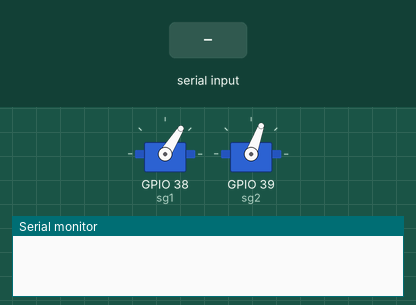
Simulated run of this sketch. Board: ESP32. On the bench: 2 × servo, the last lines printed to the serial monitor. The test bench sets the inputs (shaded band).

Above: at 1.2 s.
1.3 s: "90 45\n" received over Serial
At 2.8 s:
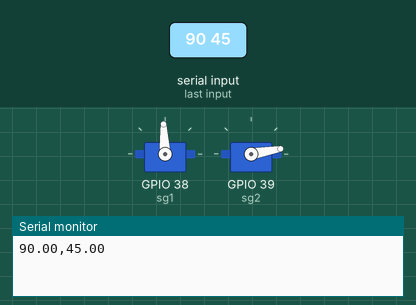
3.2 s: "30 150\n" received over Serial
At 4.6 s:
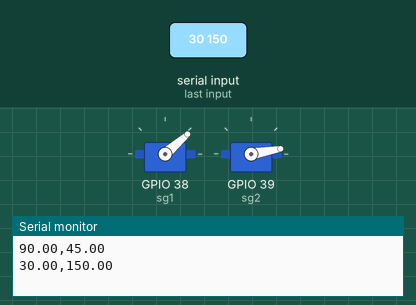
5.0 s: "1 90\n" received over Serial
At 5.6 s:
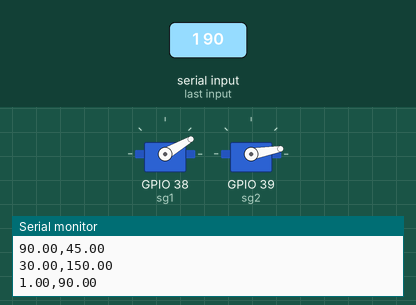
6.5 s: "90 45\n" received over Serial
At 6.9 s:
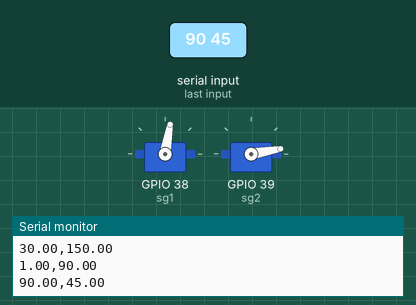
8.4 s: "1 90 45\n" received over Serial
At 9.6 s:
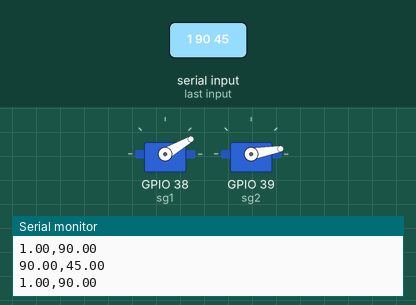
Timing chart, 0 to 11.3 s (numbered marks = the images above; inputs shaded):
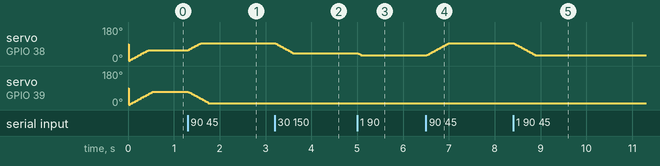

The sketch:

Mini_Arm_IK_ESP.ino
```cpp
#include <ESP32Servo.h>

Servo sg1, sg2;

const float spdArm = 1;

const float spdLin = 2;
const unsigned int moveDelay = 15;

const double len1 = 15.5, len2 = 14;
const int LIMIT1[] = {30, 135};
const int LIMIT2[] = {10, 135};
const double a2Offs = 10, a1Offs = -60;

double ang1, ang2;
double cAng1, cAng2;

double targetPX = 21.4, targetPY = 13.8;

long timer;

void setup() {
  Serial.begin(9600);

  sg1.attach(38);
  sg2.attach(39);
}

void loop() {
  getUserInput();

  setIK(targetPX, targetPY);

  ang1 = constrain(ang1, LIMIT1[0], LIMIT1[1]);
  ang2 = constrain(ang2, LIMIT2[0], LIMIT2[1]);

  smoothing();
  //if(millis()-timer > 200){
    sg1.write(int(cAng1));
    sg2.write(int(cAng2));
    //timer = millis();
  //}
}

//void smoothing(){
//  cAng1 = cAng1 + (ang1 - cAng1)*spdArm;
//  cAng2 = cAng2 + (ang2 - cAng2)*spdArm;
//}

void smoothing(){
  if(abs(cAng1 - ang1) > spdLin){
    cAng1 += (ang1 > cAng1)? spdLin : -spdLin;
  }
  else{
    cAng1 = ang1;
  }

  if(abs(cAng2 - ang2) > spdLin){
    cAng2 += (ang2 > cAng2)? spdLin : -spdLin;
  }
  else{
    cAng2 = ang2;
  }
  delay(moveDelay);
}

void getUserInput() {
  if (Serial.available() > 0) {
    String input = Serial.readStringUntil('\n');
    input.trim();

    int spaceIndex = input.indexOf(' ');
    if (spaceIndex == -1) {
      Serial.println("Invalid input. Please enter X and Y separated by a space.");
      Serial.print(">> ");
      return;
    }

    String xString = input.substring(0, spaceIndex);
    String yString = input.substring(spaceIndex + 1);
    float x = xString.toFloat();
    float y = yString.toFloat();

    targetPX = x;
    targetPY = y;

    Serial.print(x);
    Serial.print(",");
    Serial.println(y);
  }
}

void setIK(double x, double y) {
  double sqd = x * x + y * y;
  double d = pow(sqd, 0.5);
  double ang = degrees(atan2(y, -x));
  if (ang < 0) {
    ang += 360;
  }
  if (d > len1 + len2) {
    ang2 = a2Offs;
    ang1 = ang + a1Offs;
    return;
  }

  double angBs = degrees(acos( (len1 * len1 + sqd - len2 * len2) / (2 * len1 * d)));

  double angTs = degrees(acos( (len1 * len1 + len2 * len2 - sqd) / (2 * len1 * len2) ));
  ang1 = ang - angBs + a1Offs;
  ang2 = a2Offs + (180 - angTs);
}
```

Measured:
- after the input at 1.3 s, servo on GPIO 38 (sg1): moves from 58° to 93° over 0.27 s, starting at once; servo on GPIO 39 (sg2): moves from 70° to 10° over 0.44 s, starting at once
- after the input at 3.2 s, servo on GPIO 38 (sg1): moves from 93° to 41° over 0.38 s, starting at once
- after the input at 5.0 s, servo on GPIO 38 (sg1): 41° → 30° at once
- after the input at 6.5 s, servo on GPIO 38 (sg1): moves from 30° to 93° over 0.47 s, starting at once
- after the input at 8.4 s, servo on GPIO 38 (sg1): moves from 93° to 30° over 0.47 s, starting at once
